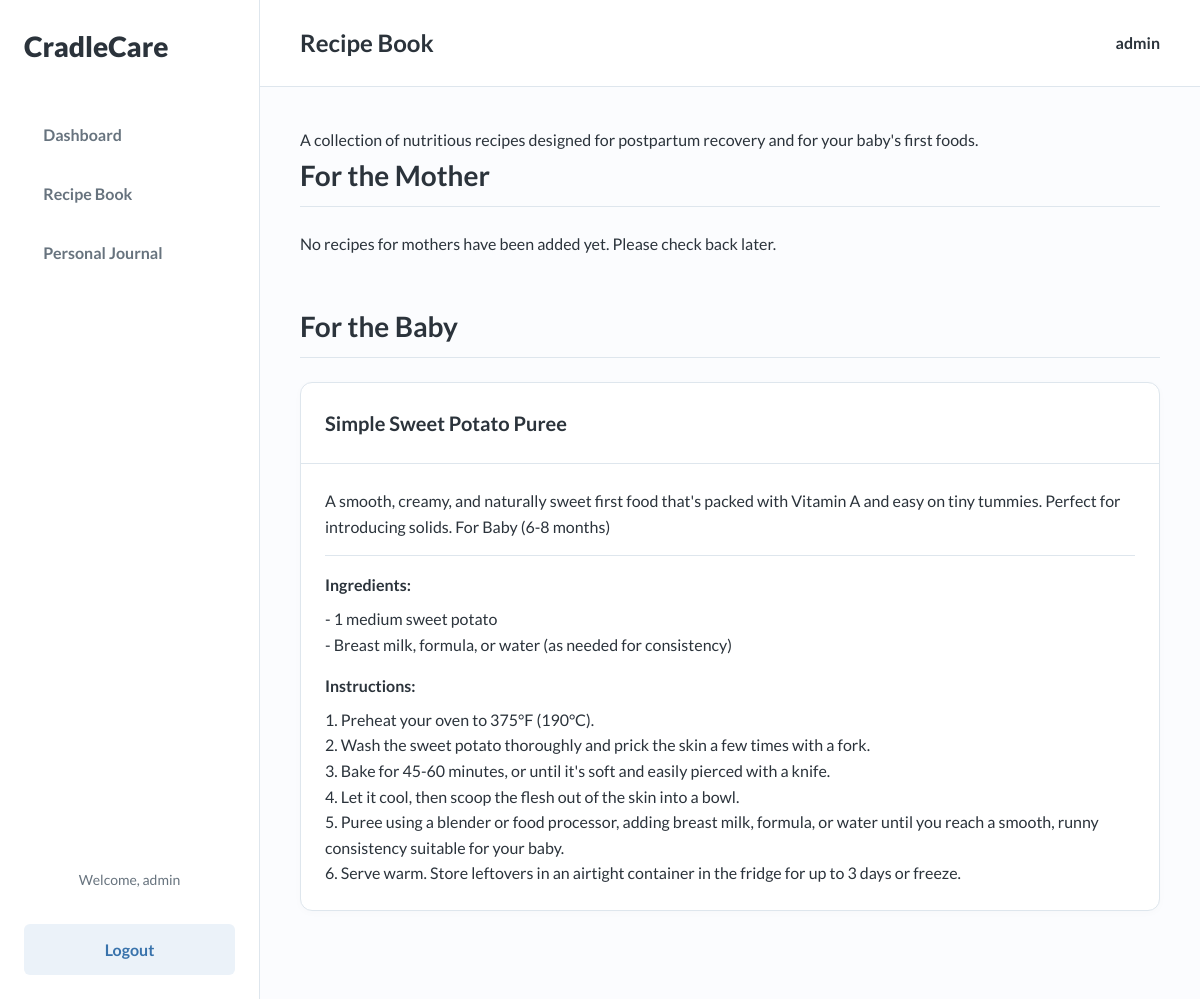
Page /recipes/ (signed in) on the committed database.
### tracker/models.py (models this page shows, shortened)
class Recipe(models.Model):
    TARGET_AUDIENCE_CHOICES = [
        ('Baby', 'Baby'),
        ('Mother', 'Mother'),
    ]
    recipe_name = models.CharField(max_length=200)
    description = models.TextField()
    ingredients = models.TextField()
    instructions = models.TextField()
    target_audience = models.CharField(max_length=10, choices=TARGET_AUDIENCE_CHOICES)

### tracker/views.py (the view)
# urls.py: path('recipes/', views.recipe_book, name='recipe_book'),
@login_required
def recipe_book(request):
    mother_recipes = Recipe.objects.filter(target_audience='Mother')
    baby_recipes = Recipe.objects.filter(target_audience='Baby')
    context = {
        'mother_recipes': mother_recipes,
        'baby_recipes': baby_recipes,
    }
    return render(request, 'tracker/recipes.html', context)

### templates/tracker/recipes.html (shortened to what this page needs)
{% extends "base.html" %}
{% block page_title %}Recipe Book{% endblock %}
{% block content %}
<div class="page-description">
    <p>A collection of nutritious recipes designed for postpartum recovery and for your baby's first foods.</p>
</div>
<section class="recipe-section">
    <h2>For the Mother</h2>
    {% if mother_recipes %}
        <div class="dashboard-grid">
            {% for recipe in mother_recipes %}
            <div class="card">
                <div class="card__header">
                    <h3 class="card__title">{{ recipe.recipe_name }}</h3>
                </div>
                <div class="card__content">
                    <p class="text-secondary">{{ recipe.description }}</p>
                    <hr>
                    <h4>Ingredients:</h4>
                    <p>{{ recipe.ingredients|linebreaksbr }}</p>
                    <h4>Instructions:</h4>
                    <p>{{ recipe.instructions|linebreaksbr }}</p>
                </div>
            </div>
            {% endfor %}
        </div>
    {% else %}
        <p class="text-secondary">No recipes for mothers have been added yet. Please check back later.</p>
    {% endif %}
</section>
<section class="recipe-section">
    <h2>For the Baby</h2>
    {% if baby_recipes %}
        <div class="dashboard-grid">
            {% for recipe in baby_recipes %}
            <div class="card">
                <div class="card__header">
                    <h3 class="card__title">{{ recipe.recipe_name }}</h3>
                </div>
                <div class="card__content">
                    <p class="text-secondary">{{ recipe.description }}</p>
                    <hr>
                    <h4>Ingredients:</h4>
                    <p>{{ recipe.ingredients|linebreaksbr }}</p>
                    <h4>Instructions:</h4>
                    <p>{{ recipe.instructions|linebreaksbr }}</p>
                </div>
            </div>
            {% endfor %}
        </div>
    {% else %}
        <p class="text-secondary">No recipes for babies have been added yet. Please check back later.</p>
    {% endif %}
</section>
{% endblock %}

### templates/base.html (shortened to what this page needs)
{% load static %}
<!DOCTYPE html>
<html lang="en">
<head>
    <link rel="stylesheet" href="{% static 'css/main.css' %}">
</head>
<body>
    <div class="app-container">
        <aside class="sidebar">
            <div class="sidebar__header">
                <a href="{% url 'dashboard' %}" class="sidebar__logo">CradleCare</a>
            </div>
            <nav class="sidebar__nav">
                <ul>
                    <li><a href="{% url 'dashboard' %}">Dashboard</a></li>
                    <li><a href="{% url 'recipe_book' %}">Recipe Book</a></li>
                    <li><a href="{% url 'personal_journal' %}">Personal Journal</a></li>
                </ul>
            </nav>
            <div class="sidebar__footer">
                {% if user.is_authenticated %}
                     <span class="sidebar__user">Welcome, {{ user.username }}</span>
                    <a href="{% url 'logout' %}" class="btn btn--secondary btn--block" style="margin-top: 1rem;">Logout</a>
                {% else %}
                    <a href="{% url 'login' %}" class="btn btn--primary btn--block">Login</a>
                {% endif %}
            </div>
        </aside>
        <main class="main-content">
            <header class="main-header">
                <h2>{% block page_title %}Welcome{% endblock %}</h2>
                {% if user.is_authenticated %}
                    <div class="user-profile">
                        <span>{{ user.username }}</span>
                    </div>
                {% endif %}
            </header>
            <div class="content-wrapper">
                {% block content %}{% endblock %}
            </div>
        </main>
    </div>
</body>
</html>

### static/css/main.css (style rules this page uses)
:root { --primary-hue: 210; --secondary-hue: 280; --primary-color: hsl(var(--primary-hue), 50%, 45%); --primary-light: hsl(var(--primary-hue), 55%, 95%); --background-color: hsl(var(--primary-hue), 60%, 99%); --sidebar-bg: hsl(0, 0%, 100%); --card-bg: hsl(0, 0%, 100%); --text-primary: hsl(var(--primary-hue), 15%, 20%); --text-secondary: hsl(var(--primary-hue), 10%, 45%); --text-on-primary: hsl(0, 0%, 100%); --border-color: hsl(var(--primary-hue), 30%, 90%); --shadow-color: hsl(var(--primary-hue), 40%, 80%, 0.5); --danger-color: hsl(0, 72%, 51%); --border-radius-sm: 0.375rem; --border-radius-md: 0.75rem; --font-family-base: 'Lato', sans-serif; }
*, *::before, *::after { box-sizing: border-box; margin: 0; padding: 0; }
body { font-family: var(--font-family-base); background-color: var(--background-color); color: var(--text-primary); line-height: 1.6; }
a { color: var(--primary-color); text-decoration: none; transition: color 0.2s; }
ul { list-style: none; }
.app-container { display: flex; min-height: 100vh; }
.sidebar { width: 260px; background-color: var(--sidebar-bg); border-right: 1px solid var(--border-color); display: flex; flex-direction: column; padding: 1.5rem; flex-shrink: 0; position: fixed; height: 100%; }
.main-content { margin-left: 260px; flex-grow: 1; display: flex; flex-direction: column; width: calc(100% - 260px); }
.sidebar__header { margin-bottom: 2.5rem; }
.sidebar__logo { font-size: 1.75rem; font-weight: 900; color: var(--text-primary); text-align: center; text-decoration: none; }
.sidebar__nav ul li { margin-bottom: 0.5rem; }
.sidebar__nav a { display: block; padding: 0.8rem 1.2rem; border-radius: var(--border-radius-sm); font-weight: 700; color: var(--text-secondary); transition: all 0.2s ease-in-out; }
.sidebar__footer { margin-top: auto; text-align: center; }
.sidebar__user { display: block; margin-bottom: 1rem; font-size: 0.875rem; color: var(--text-secondary); }
.main-header { display: flex; justify-content: space-between; align-items: center; padding: 1.5rem 2.5rem; background-color: var(--card-bg); border-bottom: 1px solid var(--border-color); flex-shrink: 0; }
.main-header h2 { font-size: 1.5rem; font-weight: 700; }
.user-profile { font-weight: 700; }
.content-wrapper { padding: 2.5rem; overflow-y: auto; flex-grow: 1; }
.btn { display: inline-flex; align-items: center; justify-content: center; border-radius: var(--border-radius-sm); font-size: 1rem; font-weight: 700; padding: 0.8rem 1.5rem; border: none; cursor: pointer; transition: all 0.2s ease-in-out; text-decoration: none; }
.btn--secondary { background-color: var(--primary-light); color: var(--primary-color); }
.btn--block { width: 100%; }
.card { background-color: var(--card-bg); border: 1px solid var(--border-color); border-radius: var(--border-radius-md); box-shadow: 0 2px 8px rgba(0,0,0,0.02); }
.card__header { padding: 1.5rem; border-bottom: 1px solid var(--border-color); }
.card__title { font-size: 1.25rem; font-weight: 700; margin: 0; }
.card__content { padding: 1.5rem; }
.dashboard-grid { display: grid; grid-template-columns: repeat(auto-fit, minmax(320px, 1fr)); gap: 1.5rem; }
.recipe-section { margin-bottom: 3rem; }
.recipe-section h2 { font-size: 1.75rem; margin-bottom: 1.5rem; border-bottom: 1px solid var(--border-color); padding-bottom: 0.5rem; }
.recipe-section hr { margin: 1rem 0; border: 0; border-top: 1px solid var(--border-color); }
.recipe-section h4 { font-weight: 700; margin-top: 1rem; margin-bottom: 0.5rem; }

### rows in the picture
Recipe: recipe_name "Simple Sweet Potato Puree", description "A smooth, creamy, and naturally sweet first food that's packed with Vitamin A and easy on tiny tummies. Perfect for introducing solids. For Baby (6-8 months)", ingredients "- 1 medium sweet potato - Breast milk, formula, or water (as needed for consistency)", instructions "1. Preheat your oven to 375°F (190°C). 2. Wash the sweet potato thoroughly and prick the skin a few times with a fork. 3. Bake for 45-60 minutes, or until it's soft and easily pierced with a knife. 4. Let it cool, then scoop the flesh out of the skin into a bowl. 5. Puree using a blender or food processor, adding breast milk, formula, or water until you reach a smooth, runny consistency suitable for your baby. 6. Serve warm. Store leftovers in an airtight container in the fridge for up to 3 days or freeze."

### other values in the picture
{{ user.username }} "admin"
